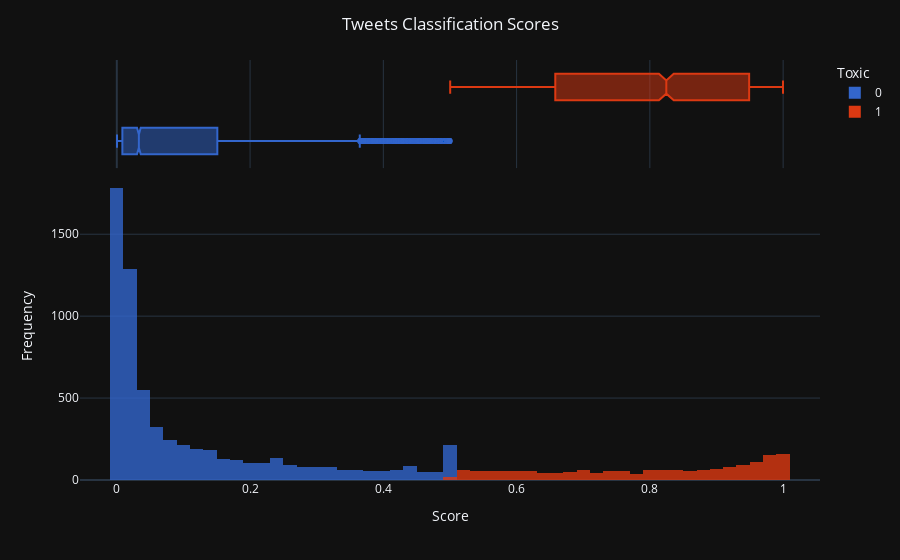

The notebook cell this image was saved under:
### Code cell
# Graph 1 - Tweeter score distribution

# Generate dist plot
fig_1 = px.histogram(hist, x="pred_scores", 
                   color="toxic",
                   labels={
                     "pred_scores": "Score",
                   },
                   marginal="box", # or violin, rug
                   template=template,
                   #hover_name='class',
                   color_discrete_sequence=px.colors.qualitative.G10,
                   nbins=50,
                   opacity=0.8
                   )

fig_1.update_layout(
    title={"text": "Tweets Classification Scores", "x": 0.5}, 
    yaxis_title="Frequency",
    barmode='overlay', 
    legend_title_text='Toxic', 
    #paper_bgcolor='rgba(0,0,0,0)',
    #plot_bgcolor='rgba(0,0,0,0)'
)
#fig.show()

### Figure 1 — Plotly figure (JSON) as saved in the notebook; plotly's stock layout.template omitted (floating-point values rounded to 4 significant figures; data arrays with more than 128 entries replaced by an {"elided": "..."} marker saying what was removed)
{"data": [{"alignmentgroup": "True", "bingroup": "x", "hovertemplate": "toxic=0<br>Score=%{x}<br>count=%{y}<extra></extra>", "legendgroup": "0", "marker": {"color": "#3366CC", "opacity": 0.8, "pattern": {"shape": ""}}, "name": "0", "nbinsx": 50, "offsetgroup": "0", "orientation": "v", "showlegend": true, "type": "histogram", "x": {"elided": "6374 float values"}, "xaxis": "x", "yaxis": "y"}, {"alignmentgroup": "True", "hovertemplate": "toxic=0<br>Score=%{x}<extra></extra>", "legendgroup": "0", "marker": {"color": "#3366CC"}, "name": "0", "notched": true, "offsetgroup": "0", "showlegend": false, "type": "box", "x": {"elided": "6374 float values"}, "xaxis": "x2", "yaxis": "y2"}, {"alignmentgroup": "True", "bingroup": "x", "hovertemplate": "toxic=1<br>Score=%{x}<br>count=%{y}<extra></extra>", "legendgroup": "1", "marker": {"color": "#DC3912", "opacity": 0.8, "pattern": {"shape": ""}}, "name": "1", "nbinsx": 50, "offsetgroup": "1", "orientation": "v", "showlegend": true, "type": "histogram", "x": {"elided": "1694 float values"}, "xaxis": "x", "yaxis": "y"}, {"alignmentgroup": "True", "hovertemplate": "toxic=1<br>Score=%{x}<extra></extra>", "legendgroup": "1", "marker": {"color": "#DC3912"}, "name": "1", "notched": true, "offsetgroup": "1", "showlegend": false, "type": "box", "x": {"elided": "1694 float values"}, "xaxis": "x2", "yaxis": "y2"}], "layout": {"barmode": "overlay", "legend": {"title": {"text": "Toxic"}, "tracegroupgap": 0}, "margin": {"t": 60}, "title": {"text": "Tweets Classification Scores", "x": 0.5}, "xaxis": {"anchor": "y", "domain": [0, 1], "title": {"text": "Score"}}, "xaxis2": {"anchor": "y2", "domain": [0, 1], "matches": "x", "showgrid": true, "showticklabels": false}, "yaxis": {"anchor": "x", "domain": [0, 0.7326], "title": {"text": "Frequency"}}, "yaxis2": {"anchor": "x2", "domain": [0.7426, 1], "matches": "y2", "showgrid": false, "showline": false, "showticklabels": false, "ticks": ""}}}
